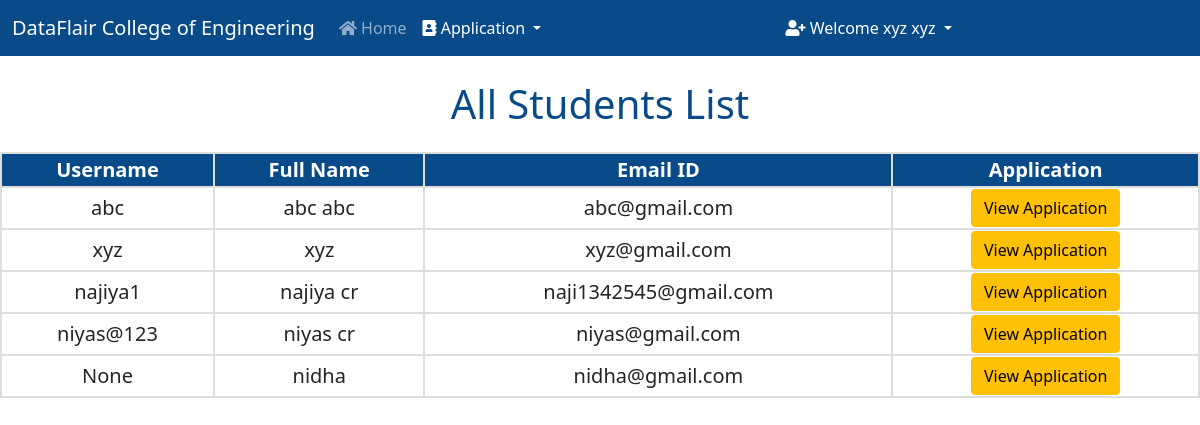
Screenshot of /users/ (signed in) with the database file from the repository.
### college/models.py (models this page shows, shortened)
class Application(models.Model):
    COURSES = (
    ('Computer Science Engineering', 'Computer Science Engineering'),
    ('Information Technology Engineering', 'Information Technology Engineering'),
    ('Electronics and Telecommunication Engineering', 'Electronics and Telecommunication Engineering'),
    ('Electronics Engineering', 'Electronics Engineering'),
    )
    STATUS = (
        ('Approved', 'Approved'),
        ('Pending', 'Pending'),
        ('Rejected', 'Rejected'),
    )
    user = models.OneToOneField(User, on_delete=models.CASCADE, blank=True, null=True)
    course = models.CharField(max_length=100, choices= COURSES)
    name = models.CharField(max_length=200)
    email = models.CharField(max_length=200)
    phone_no = models.CharField(max_length=200)
    address = models.TextField(max_length=200)
    student_profile = models.ImageField(upload_to="images")
    ssc_percentage = models.DecimalField(max_digits=4, decimal_places=2, null=True)
    ssc_marksheet = models.ImageField(upload_to="images", null=True)
    ssc_passing_certificate = models.ImageField(upload_to="images", null=True)
    ssc_leaving_certificate = models.ImageField(upload_to="images", null=True)
    hsc_percentage = models.DecimalField(max_digits=4, decimal_places=2, null=True)
    hsc_marksheet = models.ImageField(upload_to="images", null=True)
    hsc_passing_certificate = models.ImageField(upload_to="images", null=True)
    hsc_leaving_certificate = models.ImageField(upload_to="images", null=True)
    cet_percentile = models.DecimalField(max_digits=5, decimal_places=3, null=True)
    cet_scorecard = models.ImageField(upload_to="images", null=True)
    jee_percentile = models.DecimalField(max_digits=5, decimal_places=3, null=True)
    jee_scorecard = models.ImageField(upload_to="images", null=True)
    Application_Status = models.TextField(max_length=100, choices=STATUS, default="Pending")
    message = models.TextField(max_length=100, default="", null=True, blank=True)

### college/views.py (the view)
# urls.py: path("users/", views.users, name="users"),
def users(request):
    if not request.user.is_superuser:
        return redirect("/login")
    allUsers = Application.objects.all()
    return render(request, "users.html", {'allUsers':allUsers})

### college/templates/users.html (shortened to what this page needs)
{% extends 'admin.html' %}
    {% block body %}
    <h1 class="mt-4">All Students List</h1>
    <div class="users-table mt-4">
    <table>
        <tbody>
            <tr>
                <th>Username</th>
                <th>Full Name</th>
                <th>Email ID</th>
                <th>Application</th>
            </tr>
            {% for user in allUsers %}
            <tr>
                <td>{{user.user}}</td>
                <td>{{user.name}}</td>
                <td>{{user.email}}</td>
                <td><a href="/student_application/{{user.id}}/" class="btn btn-warning">View Application</a></td>
            </tr>
            {% endfor %}
        </tbody>
    </table>
    {% endblock %}

### college/templates/admin.html (shortened to what this page needs)
<!doctype html>
<html lang="en">
<head>
  <link href="https://cdn.jsdelivr.net/npm/bootstrap@5.0.2/dist/css/bootstrap.min.css" rel="stylesheet"
>
  <link rel="stylesheet" href="https://cdnjs.cloudflare.com/ajax/libs/font-awesome/5.15.3/css/all.min.css">
</head>
<body>
  <nav class="navbar navbar-expand-lg navbar-dark">
    <div class="container-fluid">
      <a class="navbar-brand" href="/">DataFlair College of Engineering</a>
      <div class="collapse navbar-collapse" id="navbarSupportedContent">
        <ul class="navbar-nav me-auto mb-2 mb-lg-0">
          <li class="nav-item">
            <a class="nav-link {% block admin %} {% endblock %}" aria-current="page" href="/handle_admin/"><i
                class="fa fa-home"></i> Home</a>
          </li>
        </ul>
        <div class="collapse navbar-collapse" id="navbarNavDarkDropdown">
          <ul class="navbar-nav">
            <li class="nav-item dropdown">
              <a class="nav-link active dropdown-toggle" href="#" id="navbarDarkDropdownMenuLink" role="button"
              data-bs-toggle="dropdown" aria-expanded="false">
                <i class="fa fa-address-book"></i> Application
              </a>
            </li>
          </ul>
        </div>
      </div>
      <div class="collapse navbar-collapse" id="navbarNavDarkDropdown">
        <ul class="navbar-nav">
          <li class="nav-item dropdown">
            <a class="nav-link active dropdown-toggle" href="#" id="navbarDarkDropdownMenuLink" role="button"
              data-bs-toggle="dropdown" aria-expanded="false">
              <i class="fa fa-user-plus"></i> Welcome {{request.user.get_full_name}}
            </a>
          </li>
        </ul>
      </div>
    </div>
  </nav>
  {% block body %}
  {% endblock %}
</body>
</html>

### college/templates/admin.html (style rules this page uses)
.navbar { background-color: #094a89; }

### college/templates/users.html (style rules this page uses)
h1 { text-align: center; color: #094a89; }
table { border-collapse: collapse; width: 100%; text-align: center; font-size: 20px; }
th { background-color: #094a89; color: white; }
th, td { border: 2px solid #ddd; }

### rows the page displays
Application: user "abc", name "abc abc", email "abc@gmail.com"
Application: user "xyz", name "xyz", email "xyz@gmail.com"
Application: user "najiya1", name "najiya cr", email "naji1342545@gmail.com"
Application: user "niyas@123", name "niyas cr", email "niyas@gmail.com"
Application: user "None", name "nidha", email "nidha@gmail.com"

### other values shown
{{ request.user.get_full_name }} "xyz xyz"
